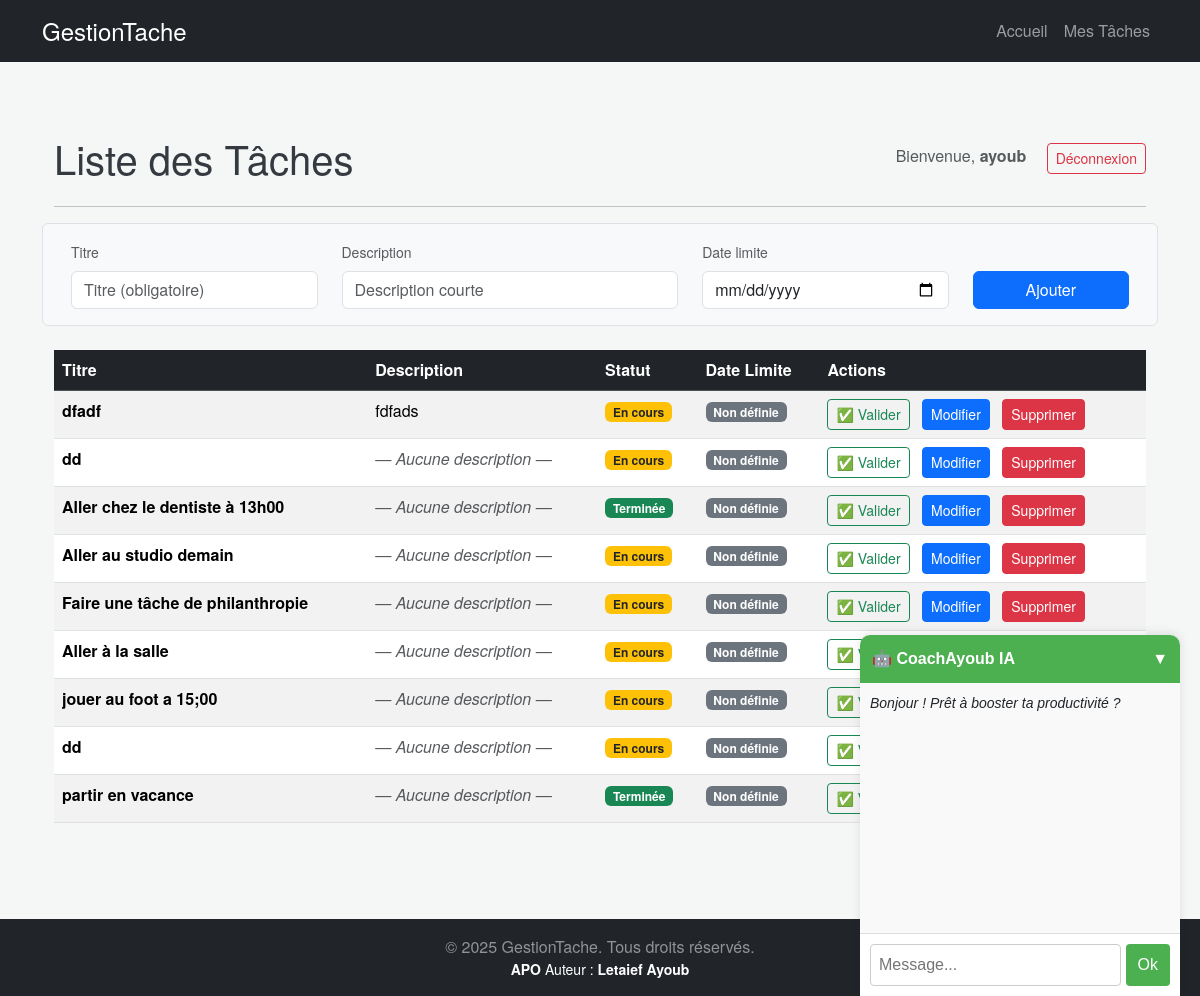
The app's page /liste/ (signed in) with its own data.
### taches/models.py (models this page shows, shortened)
class Tache(models.Model):
    user = models.ForeignKey(User, on_delete=models.CASCADE, null=True, blank=True)
    titre = models.CharField(max_length=200)
    description = models.TextField(blank=True, null=True) # Description facultative
    date_creation = models.DateTimeField(default=timezone.now)
    date_due = models.DateTimeField(blank=True, null=True) # Date limite facultative
    statut_en_cours = models.BooleanField(default=True)

### taches/views.py (the view)
# urls.py: path('liste/', views.liste_view, name='tache'),
@login_required
def liste_view(request):
    taches_existantes = Tache.objects.filter(user=request.user).order_by('date_creation')
    return render(request, 'taches/tache.html', {'taches': taches_existantes})

### taches/templates/taches/tache.html (shortened to what this page needs)
{% extends 'base.html' %}
{% load static %}
{% block content %}
<div class="container mt-5">
    <div class="d-flex justify-content-between align-items-center mb-4">
        <h1 class="mb-0">Liste des Tâches</h1>
        <div>
            {% if user.is_authenticated %}
                <span class="me-3 text-muted">Bienvenue, <strong>{{ user.username }}</strong></span>
                <form action="{% url 'logout' %}" method="post" style="display:inline;">
                    <button type="submit" class="btn btn-outline-danger btn-sm">Déconnexion</button>
                </form>
            {% else %}
                <a href="{% url 'login' %}" class="btn btn-outline-primary btn-sm">Connexion</a>
                <a href="{% url 'register' %}" class="btn btn-primary btn-sm">Créer un compte</a>
            {% endif %}
        </div>
    </div>
    <hr>
    {% if user.is_authenticated %}
    <div class="row mb-4 bg-light p-3 border rounded align-items-end">
        <div class="col-md-3">
            <label for="titre-tache-ajax" class="form-label small text-muted">Titre</label>
            <input type="text" id="titre-tache-ajax" class="form-control" placeholder="Titre (obligatoire)">
        </div>
        <div class="col-md-4">
            <label for="description-tache-ajax" class="form-label small text-muted">Description</label>
            <input type="text" id="description-tache-ajax" class="form-control" placeholder="Description courte">
        </div>
        <div class="col-md-3">
            <label for="due-date-ajax" class="form-label small text-muted">Date limite</label>
            <input type="date" id="due-date-ajax" class="form-control">
        </div>
        <div class="col-md-2">
            <button id="btn-add-ajax" class="btn btn-primary w-100">Ajouter</button>
        </div>
    </div>
    {% else %}
    <div class="alert alert-info">
        Veuillez vous <a href="{% url 'login' %}">connecter</a> pour ajouter ou gérer des tâches.
    </div>
    {% endif %}
    <table id="table_taches" class="table table-striped table-hover">
        <thead class="table-dark">
            <tr>
                <th>Titre</th>
                <th>Description</th>
                <th>Statut</th>
                <th>Date Limite</th>
                <th>Actions</th>
            </tr>
        </thead>
        <tbody id="tbody_taches">
            {% for tache in taches %}
                <tr data-tache-id="{{ tache.id }}">
                    <td><strong>{{ tache.titre }}</strong></td>
                    <td>
                        {% if tache.description %}
                            {{ tache.description|safe }}
                        {% else %}
                            <span class="text-muted fst-italic">— Aucune description —</span>
                        {% endif %}
                    </td>
                    <td>
                        {% if tache.statut_en_cours %}
                            <span class="badge bg-warning text-dark">En cours</span>
                        {% else %}
                            <span class="badge bg-success">Terminée</span>
                        {% endif %}
                    </td>
                    <td>
                        {% if tache.date_due %}
                            {{ tache.date_due }}
                        {% else %}
                            <span class="badge bg-secondary">Non définie</span>
                        {% endif %}
                    </td>
                    <td>
                        {% if user.is_authenticated %}
                             <a href="{% url 'basculer_statut' pk=tache.pk %}" class="btn btn-sm btn-outline-success me-2">✅ Valider</a>
                             <a href="{% url 'tache_modifier' pk=tache.pk %}" class="btn btn-sm btn-primary me-2">Modifier</a>
                             <a href="{% url 'tache_supprimer' pk=tache.pk %}" class="btn btn-sm btn-danger">Supprimer</a>
                        {% else %}
                             <span class="text-muted small">🔒 Lecture seule</span>
                        {% endif %}
                    </td>
                </tr>
            {% empty %}
                <tr id="no-task-row">
                    <td colspan="5" class="text-center text-muted">Aucune tâche pour le moment.</td>
                </tr>
            {% endfor %}
        </tbody>
    </table>
</div>
<div id="ai-chat-box" style="position: fixed; bottom: 0; right: 20px; width: 320px; background: white; border-radius: 10px 10px 0 0; box-shadow: 0 -2px 10px rgba(0,0,0,0.1); z-index: 1000; font-family: sans-serif; transition: all 0.3s ease;">
    <div onclick="toggleChat()" style="background: #4CAF50; color: white; padding: 12px; border-radius: 10px 10px 0 0; font-weight: bold; cursor: pointer; display: flex; justify-content: space-between;">
        <span>🤖 CoachAyoub IA</span>
        <span id="chat-chevron">▼</span>
    </div>
    <div id="chat-content">
        <div id="chat-history" style="height: 250px; overflow-y: auto; padding: 10px; background: #f9f9f9;">
            <p style="margin: 0 0 10px 0; font-size: 14px;"><em>Bonjour ! Prêt à booster ta productivité ?</em></p>
        </div>
        <div style="padding: 10px; border-top: 1px solid #ddd; display: flex;">
            <input type="text" id="chat-input" placeholder="Message..." style="flex: 1; padding: 8px; border: 1px solid #ccc; border-radius: 4px; margin-right: 5px;">
            <button onclick="sendMessage()" style="background: #4CAF50; color: white; border: none; padding: 8px 12px; border-radius: 4px; cursor: pointer;">Ok</button>
        </div>
    </div>
</div>
<div style="height: 80px;"></div>
{% endblock content %}

### taches/templates/base.html (shortened to what this page needs)
<!DOCTYPE html>
{% load static %}
<html lang="fr">
<head>
    <link rel="stylesheet" href="https://cdn.jsdelivr.net/npm/bootstrap@5.3.3/dist/css/bootstrap.min.css">
    <link rel="stylesheet" href="{% static '/css/taches.css' %}">
</head>
<body class="d-flex flex-column min-vh-100">
    <nav class="navbar navbar-expand-lg navbar-dark bg-dark">
      <div class="container">
        <a class="navbar-brand" href="{% url 'home' %}">
            <span class="fs-4"> GestionTache</span>
        </a>
        <div class="collapse navbar-collapse">
          <ul class="navbar-nav ms-auto">
            <li class="nav-item">
              <a class="nav-link" href="{% url 'home' %}">Accueil</a>
            </li>
            <li class="nav-item">
              <a class="nav-link" href="{% url 'tache' %}">Mes Tâches</a>
            </li>
          </ul>
        </div>
      </div>
    </nav>
    <main class="container mt-4 flex-grow-1">
        {% block content %}
        {% endblock %}
    </main>
    <footer class="footer mt-auto py-3 bg-dark text-white-50">
        <div class="container text-center">
            <p class="mb-0">
                &copy; 2025 GestionTache. Tous droits réservés.
            </p>
            <p class="text-white small mb-0">
                <strong>APO</strong>  Auteur : <strong>Letaief Ayoub</strong>
            </p>
        </div>
    </footer >
</body>

### static/css/taches.css (style rules this page uses)
body { font-family: 'Helvetica Neue', Arial, sans-serif; background-color: #f4f7f6; }
h1 { font-weight: 300; margin-bottom: 25px; color: #343a40; }

### records on screen
Tache: titre "dfadf", description "fdfads", statut_en_cours "En cours", shows "Non définie", shows "Modifier"
Tache: titre "dd", description "— Aucune description —", statut_en_cours "En cours", shows "Non définie", shows "Modifier"
Tache: titre "Aller chez le dentiste à 13h00", shows "— Aucune description —", statut_en_cours "Terminée", shows "Non définie", shows "Modifier"
Tache: titre "Aller au studio demain", shows "— Aucune description —", statut_en_cours "En cours", shows "Non définie", shows "Modifier"
Tache: titre "Faire une tâche de philanthropie", shows "— Aucune description —", statut_en_cours "En cours", shows "Non définie", shows "Modifier"
Tache: titre "Aller à la salle", shows "— Aucune description —", statut_en_cours "En cours", shows "Non définie"
Tache: titre "jouer au foot a 15;00", shows "— Aucune description —", statut_en_cours "En cours", shows "Non définie"
Tache: titre "dd", shows "— Aucune description —", statut_en_cours "En cours", shows "Non définie"
Tache: titre "partir en vacance", shows "— Aucune description —", statut_en_cours "Terminée", shows "Non définie"

### other values on screen
{{ user.username }} "ayoub"
